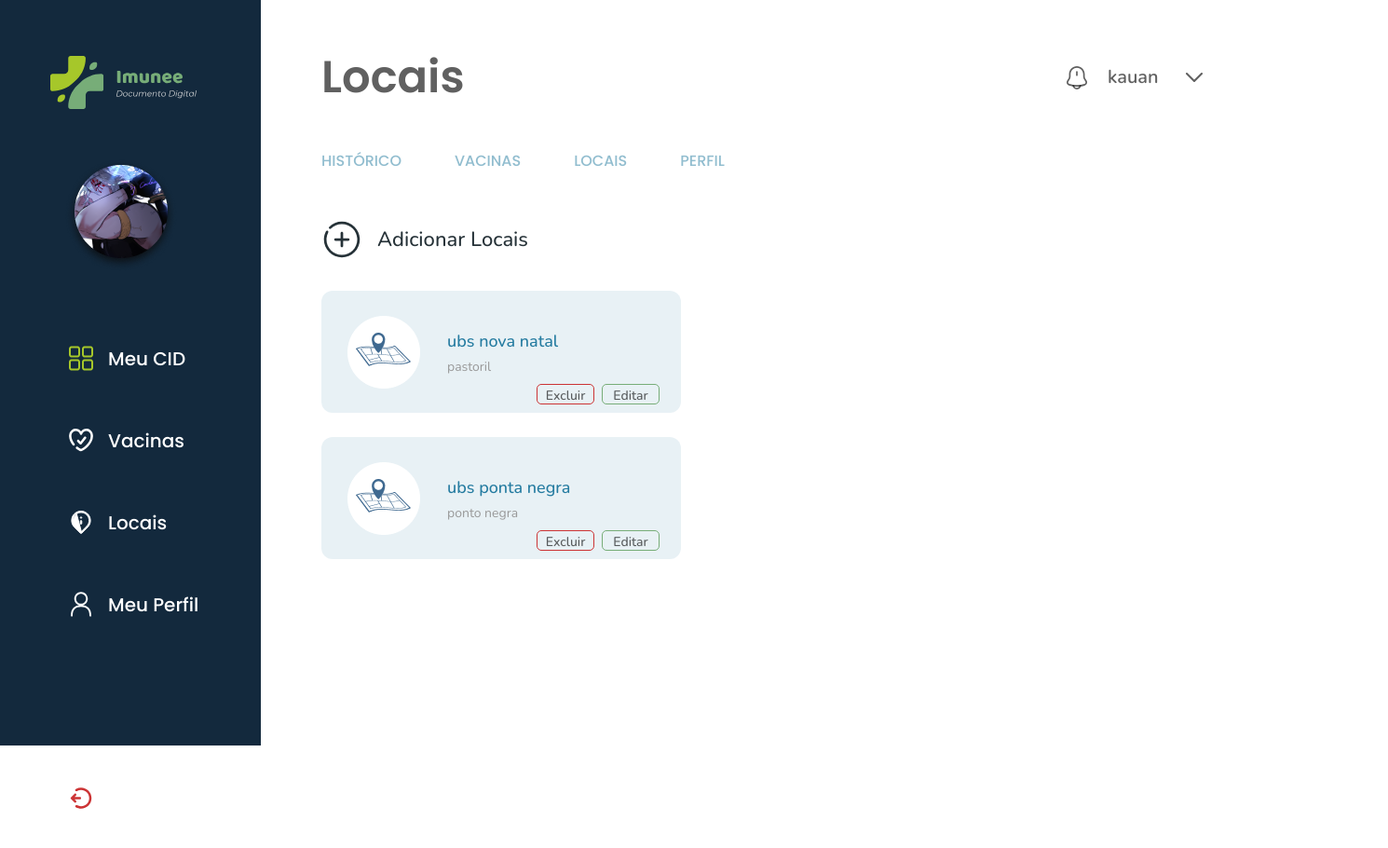
The app's page /locais (signed in) with its own data.
### models.py (models this page shows, shortened)
class Usuario(db.Model, UserMixin):
  __tablename__ = "usuario"
  id = db.Column(db.Integer, primary_key = True)
  nome = db.Column(db.String(100))
  sus = db.Column(db.String(100))
  email =  db.Column(db.String(100))
  senha = db.Column(db.String(100))
  admin = db.Column(db.Boolean)

class Local(db.Model):
  __tablename__="local"
  id = db.Column(db.Integer, primary_key = True)
  nome_local = db.Column(db.String(100))
  endereco = db.Column(db.String(100))

### main.py (the view)
@app.route('/locais')
def locais():
  local = Local.query.all()
  return render_template('local.html', local=local)

### controllers/usuarios.py (called while the page is built)
@lm.user_loader
def load_user(id):
  usuario = Usuario.query.filter_by(id=id).first()
  return usuario

### templates/local.html (shortened to what this page needs)
<!DOCTYPE html>
<html lang="pt-br">
<head>
    <link rel="stylesheet" href="/static/css/locaisCa.css">
</head>
<body>
  {%extends 'menu.html'%}
  {%block conteudo%}
    <main class="container">
        <section class="cima">
            <h1>Locais</h1>
            <div class="direita">
                <img src="/static/assets/img/notification.svg" alt="icone de notificações">
                <p>{{current_user.nome}}</p>
                <img src="/static/assets/img/seta.svg" alt="icone de seta">
            </div>
            <nav class="ancoras">
                <ul>
                    <li class="item"><a href="/dashboard">Histórico</a></li>
                    <li class="item"><a href="/vacinas">Vacinas</a></li>
                    <li class="item"><a href="/locais">Locais</a></li>
                    <li class="item"><a href="#">Perfil</a></li>
        </section>
        <a class="adicionar" href="/calocais"><img src="/static/assets/img/adicionar.svg" alt="icone de adicionar">Adicionar Locais</a>
        <section class="baixo-box">
            <div class= "local">
                {% for l in local %}
                    <div class="locais">
                        <img src="/static/assets/img/local.png" alt="imagem de local">
                        <span class="nome">{{l.nome_local}}</span>
                        <span class="endereco">{{l.endereco}}</span>
                        <a class= 'excluir' href="/local/delete/{{l.id}}">Excluir</a>
                        <a class= 'editar'href="/local/update/{{l.id}}">Editar</a>
                    </div>
                {% endfor %}
            </div>
        </section>
    </main>
  {%endblock%}

### static/css/locaisCa.css (style rules this page uses)
* { padding: 0; margin: 0; }
body { font-family: 'Nunito', sans-serif; font-family: 'Poppins', sans-serif; color: rgba(255, 255, 255, 0.8); }
.container { position: absolute; width: 1135px; height: 976px; left: 280px; top: 0px; }
.cima > h1 { position: relative; top: 71px; left: 65px; font-family: Poppins; font-size: 48px; font-style: normal; font-weight: 600; line-height: 24px; color: rgba(11, 11, 11, 0.65); }
.cima .direita { position: relative; top: 43px; left: 865px; display: inline-flex; justify-content: center; align-items: center; gap: 22px; }
.cima .direita > p { color: rgba(11, 11, 11, 0.65); font-family: Nunito; font-size: 20px; font-style: normal; font-weight: 600; line-height: 24px; }
.ancoras > ul { position: relative; top: 100px; left: 65px; display: inline-flex; align-items: flex-start; list-style: none; flex-direction :row; gap: 37px; width: 100%; }
.ancoras > ul li { list-style: none; display: inline-block; }
.ancoras > ul li a { font-size: 16px; line-height: 24px; font-weight: 500; text-decoration: none; text-transform: uppercase; padding-right: 20px; color: rgba(36, 123, 160, 0.5); position: relative; }
.ancoras > ul li a::after { content: ""; width: 0px; height: 3px; background-color: #247BA0; position: absolute; top: 20px; left: 0; transition: width 0.5s; }
.container > .adicionar { position: relative; top: 150px; left: 65px; display: inline-flex; align-items: center; gap: 16px; color: #263238; font-family: Nunito; font-size: 22px; font-style: normal; font-weight: 500; line-height: 24px; text-decoration: none; }
.baixo-box { position: absolute; }
.local { height: 0px; width: 0px; }
.locais { position: relative; top: 150px; left: 65px; width: 386px; height: 131px; border-radius: 12px; background: rgba(36, 123, 160, 0.10); transition: ease-in-out 0.2s; display: inline-block; margin-top: 26px; }
.locais > img { position: relative; top: 27px; left: 28px; }
.locais .nome { position: absolute; top: 42px; left: 135px; color: #247BA0; font-family: Nunito; font-size: 18px; font-style: normal; font-weight: 500; line-height: 24px; }
.locais .endereco { position: absolute; top: 70px; left: 135px; color: #999; font-family: Nunito; font-size: 14px; font-style: normal; font-weight: 400; line-height: 24px; }
.locais .excluir { position: absolute; top: 100px; left: 231px; width: 60px; height: 20px; border-radius: 5px; border: 1px solid #CC3334; color: rgba(11, 11, 11, 0.65); font-family: Nunito; font-size: 14px; font-style: normal; font-weight: 500; line-height: 24px; text-align: center; text-decoration: none; }
.locais .editar { position: absolute; top: 100px; left: 301px; width: 60px; height: 20px; border-radius: 5px; border: 1px solid #77AD78; color: rgba(11, 11, 11, 0.65); font-family: Nunito; font-size: 14px; font-style: normal; font-weight: 500; line-height: 24px; text-align: center; text-decoration: none; }

### static/css/menu.css (style rules this page uses)
* { padding: 0; margin: 0; }
body { font-family: 'Poppins', sans-serif; }

### records on screen
Usuario: nome "kauan"
Local: nome_local "ubs nova natal", endereco "pastoril"
Local: nome_local "ubs ponta negra", endereco "ponto negra"
